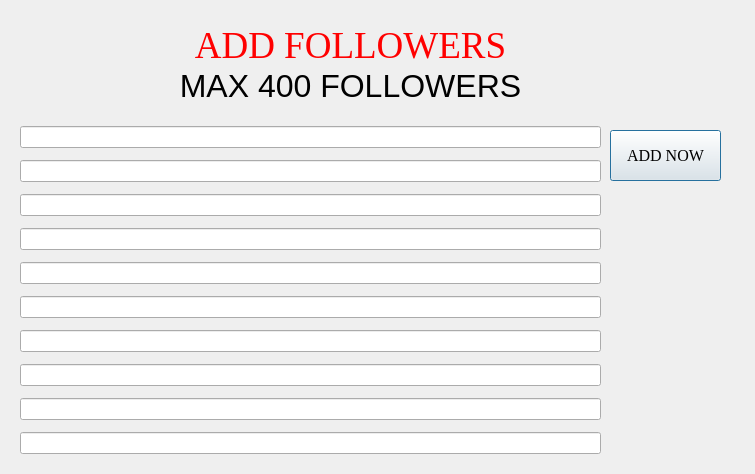
<?xml version="1.0" encoding="UTF-8"?>
<ui version="4.0">
 <class>Followers</class>
 <widget class="QDialog" name="Followers">
  <property name="geometry">
   <rect>
    <x>0</x>
    <y>0</y>
    <width>755</width>
    <height>474</height>
   </rect>
  </property>
  <property name="windowTitle">
   <string>Dialog</string>
  </property>
  <widget class="QLabel" name="qlaMax">
   <property name="geometry">
    <rect>
     <x>90</x>
     <y>60</y>
     <width>521</width>
     <height>51</height>
    </rect>
   </property>
   <property name="font">
    <font>
     <family>Nirmala UI</family>
     <pointsize>24</pointsize>
    </font>
   </property>
   <property name="text">
    <string>MAX 400 FOLLOWERS</string>
   </property>
   <property name="alignment">
    <set>Qt::AlignCenter</set>
   </property>
  </widget>
  <widget class="QLabel" name="qlaAddfollowers">
   <property name="geometry">
    <rect>
     <x>0</x>
     <y>20</y>
     <width>701</width>
     <height>51</height>
    </rect>
   </property>
   <property name="palette">
    <palette>
     <active>
      <colorrole role="WindowText">
       <brush brushstyle="SolidPattern">
        <color alpha="255">
         <red>255</red>
         <green>0</green>
         <blue>0</blue>
        </color>
       </brush>
      </colorrole>
     </active>
     <inactive>
      <colorrole role="WindowText">
       <brush brushstyle="SolidPattern">
        <color alpha="255">
         <red>255</red>
         <green>0</green>
         <blue>0</blue>
        </color>
       </brush>
      </colorrole>
     </inactive>
     <disabled>
      <colorrole role="WindowText">
       <brush brushstyle="SolidPattern">
        <color alpha="255">
         <red>120</red>
         <green>120</green>
         <blue>120</blue>
        </color>
       </brush>
      </colorrole>
     </disabled>
    </palette>
   </property>
   <property name="font">
    <font>
     <family>Times New Roman</family>
     <pointsize>28</pointsize>
    </font>
   </property>
   <property name="text">
    <string>ADD FOLLOWERS</string>
   </property>
   <property name="alignment">
    <set>Qt::AlignCenter</set>
   </property>
  </widget>
  <widget class="QWidget" name="verticalLayoutWidget">
   <property name="geometry">
    <rect>
     <x>20</x>
     <y>120</y>
     <width>581</width>
     <height>341</height>
    </rect>
   </property>
   <layout class="QVBoxLayout" name="verticalLayout">
    <item>
     <widget class="QLineEdit" name="lineEdit_2"/>
    </item>
    <item>
     <widget class="QLineEdit" name="lineEdit_8"/>
    </item>
    <item>
     <widget class="QLineEdit" name="lineEdit_7"/>
    </item>
    <item>
     <widget class="QLineEdit" name="lineEdit">
      <property name="sizePolicy">
       <sizepolicy hsizetype="Expanding" vsizetype="Maximum">
        <horstretch>0</horstretch>
        <verstretch>0</verstretch>
       </sizepolicy>
      </property>
     </widget>
    </item>
    <item>
     <widget class="QLineEdit" name="lineEdit_5"/>
    </item>
    <item>
     <widget class="QLineEdit" name="lineEdit_10"/>
    </item>
    <item>
     <widget class="QLineEdit" name="lineEdit_6"/>
    </item>
    <item>
     <widget class="QLineEdit" name="lineEdit_9"/>
    </item>
    <item>
     <widget class="QLineEdit" name="lineEdit_4"/>
    </item>
    <item>
     <widget class="QLineEdit" name="lineEdit_3"/>
    </item>
   </layout>
  </widget>
  <widget class="QPushButton" name="btnAddnow">
   <property name="geometry">
    <rect>
     <x>610</x>
     <y>130</y>
     <width>111</width>
     <height>51</height>
    </rect>
   </property>
   <property name="font">
    <font>
     <family>Times New Roman</family>
     <pointsize>12</pointsize>
    </font>
   </property>
   <property name="styleSheet">
    <string notr="true">QPushButton:hover {   
    border: 1px solid black;
    border-radius: 5px;   
    background-color:#06c0df;
}</string>
   </property>
   <property name="text">
    <string>ADD NOW</string>
   </property>
  </widget>
 </widget>
 <resources/>
 <connections/>
</ui>
